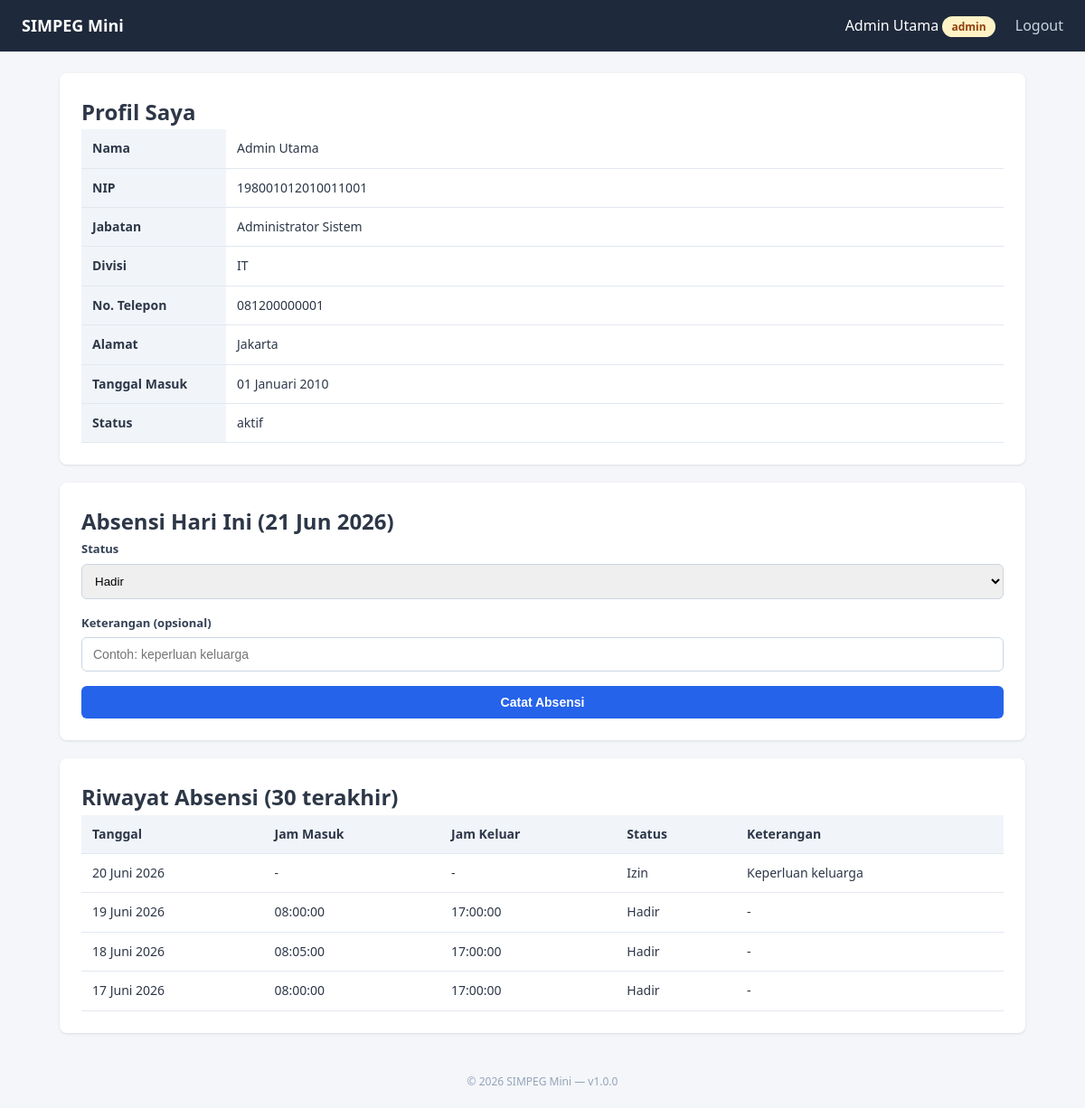
The page /modules/karyawan/dashboard.php (signed in) on the database its author committed.
### tables this page shows
CREATE TABLE pegawai (
    id              INT AUTO_INCREMENT PRIMARY KEY,
    user_id         INT NOT NULL,
    nip             VARCHAR(30) NOT NULL UNIQUE,
    jabatan         VARCHAR(100) NOT NULL,
    divisi          VARCHAR(100) NOT NULL,
    no_telepon      VARCHAR(20) NULL,
    alamat          TEXT NULL,
    tanggal_masuk   DATE NULL,
    status          ENUM('aktif', 'nonaktif', 'cuti') NOT NULL DEFAULT 'aktif',
    created_at      TIMESTAMP NOT NULL DEFAULT CURRENT_TIMESTAMP,
    updated_at      TIMESTAMP NOT NULL DEFAULT CURRENT_TIMESTAMP ON UPDATE CURRENT_TIMESTAMP,
    CONSTRAINT fk_pegawai_user
        FOREIGN KEY (user_id) REFERENCES users(id)
        ON DELETE CASCADE
);

CREATE TABLE users (
    id              INT AUTO_INCREMENT PRIMARY KEY,
    username        VARCHAR(50)  NOT NULL UNIQUE,
    password        VARCHAR(255) NOT NULL,         
    nama_lengkap    VARCHAR(100) NOT NULL,
    role            ENUM('admin', 'manager', 'karyawan') NOT NULL DEFAULT 'karyawan',
    failed_attempts INT NOT NULL DEFAULT 0,
    locked_until    DATETIME NULL,
    remember_token  VARCHAR(255) NULL,
    remember_expires DATETIME NULL,
    created_at      TIMESTAMP NOT NULL DEFAULT CURRENT_TIMESTAMP,
    updated_at      TIMESTAMP NOT NULL DEFAULT CURRENT_TIMESTAMP ON UPDATE CURRENT_TIMESTAMP
);

CREATE TABLE absensi (
    id              INT AUTO_INCREMENT PRIMARY KEY,
    pegawai_id      INT NOT NULL,
    tanggal         DATE NOT NULL,
    jam_masuk       TIME NULL,
    jam_keluar      TIME NULL,
    status          ENUM('hadir', 'izin', 'sakit', 'alpha') NOT NULL DEFAULT 'hadir',
    keterangan      VARCHAR(255) NULL,
    created_at      TIMESTAMP NOT NULL DEFAULT CURRENT_TIMESTAMP,
    CONSTRAINT fk_absensi_pegawai
        FOREIGN KEY (pegawai_id) REFERENCES pegawai(id)
        ON DELETE CASCADE,
    UNIQUE KEY unique_absen_harian (pegawai_id, tanggal)
);

### classes/Pegawai.php (called while the page is built, shortened)
<?php
class Pegawai
{
    private mysqli $db;
    public function __construct(mysqli $db)
    {
        $this->db = $db;
    }
    public function getByUserId(int $userId): ?array
    {
        $stmt = $this->db->prepare(
            "SELECT p.*, u.username, u.nama_lengkap, u.role
             FROM pegawai p
             JOIN users u ON u.id = p.user_id
             WHERE p.user_id = ? LIMIT 1"
        );
        $stmt->bind_param('i', $userId);
        $stmt->execute();
        $row = $stmt->get_result()->fetch_assoc();
        return $row ?: null;
    }
}

### includes/functions.php (called while the page is built, shortened)
<?php
function e(?string $text): string
{
    return htmlspecialchars($text ?? '', ENT_QUOTES, 'UTF-8');
}
function formatTanggalIndo(?string $date): string
{
    $bulan = [
        1 => 'Januari', 'Februari', 'Maret', 'April', 'Mei', 'Juni',
        'Juli', 'Agustus', 'September', 'Oktober', 'November', 'Desember'
    ];
    $timestamp = strtotime($date);
    return date('d', $timestamp) . ' ' . $bulan[(int) date('n', $timestamp)] . ' ' . date('Y', $timestamp);
}

### classes/Absensi.php (called while the page is built, shortened)
<?php
class Absensi
{
    private mysqli $db;
    public function __construct(mysqli $db)
    {
        $this->db = $db;
    }
    public function sudahAbsenHariIni(int $pegawaiId): bool
    {
        $today = date('Y-m-d');
        $stmt = $this->db->prepare(
            "SELECT id FROM absensi WHERE pegawai_id = ? AND tanggal = ? LIMIT 1"
        );
        $stmt->bind_param('is', $pegawaiId, $today);
        $stmt->execute();
        $found = $stmt->get_result()->fetch_assoc();
        return (bool) $found;
    }
    public function getRiwayat(int $pegawaiId, int $limit = 30): array
    {
        $stmt = $this->db->prepare(
            "SELECT * FROM absensi WHERE pegawai_id = ? ORDER BY tanggal DESC LIMIT ?"
        );
        $stmt->bind_param('ii', $pegawaiId, $limit);
        $stmt->execute();
        $rows = $stmt->get_result()->fetch_all(MYSQLI_ASSOC);
        return $rows;
    }
}

### modules/karyawan/dashboard.php (the view, shortened to what this page needs)
<?php
require_once __DIR__ . '/../../bootstrap.php';
$pegawaiModel = new Pegawai($db);
$absensiModel = new Absensi($db);
$myPegawai = $pegawaiModel->getByUserId($_SESSION['user_id']);
$sudahAbsen = $absensiModel->sudahAbsenHariIni($myPegawai['id']);
$riwayat = $absensiModel->getRiwayat($myPegawai['id'], 30);
require_once __DIR__ . '/../../includes/header.php';
?>
<div class="card">
    <h2>Profil Saya</h2>
    <table>
        <tr><th style="width:160px;">Nama</th><td><?= e($myPegawai['nama_lengkap']) ?></td></tr>
        <tr><th>NIP</th><td><?= e($myPegawai['nip']) ?></td></tr>
        <tr><th>Jabatan</th><td><?= e($myPegawai['jabatan']) ?></td></tr>
        <tr><th>Divisi</th><td><?= e($myPegawai['divisi']) ?></td></tr>
        <tr><th>No. Telepon</th><td><?= e($myPegawai['no_telepon'] ?? '-') ?></td></tr>
        <tr><th>Alamat</th><td><?= e($myPegawai['alamat'] ?? '-') ?></td></tr>
        <tr><th>Tanggal Masuk</th><td><?= formatTanggalIndo($myPegawai['tanggal_masuk']) ?></td></tr>
        <tr><th>Status</th><td><?= e($myPegawai['status']) ?></td></tr>
    </table>
</div>
<div class="card">
    <h2>Absensi Hari Ini (<?= date('d M Y') ?>)</h2>
    <?php if ($sudahAbsen): ?>
        <p>Kamu sudah mengisi absensi hari ini.</p>
        <form method="POST" action="" style="margin-top:12px; max-width:200px;">
            <?= CSRF::tokenField() ?>
            <input type="hidden" name="action" value="absen_keluar">
            <button type="submit" class="btn">Absen Keluar / Pulang</button>
        </form>
    <?php else: ?>
        <form method="POST" action="">
            <div class="form-group">
                <label>Status</label>
                <select name="status" style="width:100%; padding:10px; border:1px solid #cbd5e1; border-radius:6px;">
                    <option value="hadir">Hadir</option>
                </select>
            </div>
            <div class="form-group">
                <label>Keterangan (opsional)</label>
                <input type="text" name="keterangan" placeholder="Contoh: keperluan keluarga">
            </div>
            <button type="submit" class="btn">Catat Absensi</button>
        </form>
    <?php endif; ?>
</div>
<div class="card">
    <h2>Riwayat Absensi (30 terakhir)</h2>
    <table>
        <thead>
            <tr>
                <th>Tanggal</th><th>Jam Masuk</th><th>Jam Keluar</th><th>Status</th><th>Keterangan</th>
            </tr>
        </thead>
        <tbody>
            <?php if (empty($riwayat)): ?>
                <tr><td colspan="5">Belum ada riwayat absensi.</td></tr>
            <?php else: ?>
                <?php foreach ($riwayat as $r): ?>
                    <tr>
                        <td><?= formatTanggalIndo($r['tanggal']) ?></td>
                        <td><?= e($r['jam_masuk'] ?? '-') ?></td>
                        <td><?= e($r['jam_keluar'] ?? '-') ?></td>
                        <td><?= e(ucfirst($r['status'])) ?></td>
                        <td><?= e($r['keterangan'] ?? '-') ?></td>
                    </tr>
                <?php endforeach; ?>
            <?php endif; ?>
        </tbody>
    </table>
</div>
<?php require_once __DIR__ . '/../../includes/footer.php'; ?>

### assets/css/style.css (style rules this page uses)
* { margin: 0; padding: 0; box-sizing: border-box; }
body { font-family: 'Segoe UI', Tahoma, Geneva, Verdana, sans-serif; background-color: #f4f6f9; color: #2d3748; line-height: 1.6; }
.card { background: #fff; border-radius: 8px; box-shadow: 0 1px 3px rgba(0, 0, 0, 0.1); padding: 24px; margin-bottom: 20px; }
.form-group { margin-bottom: 16px; }
.form-group label { display: block; font-size: 13px; font-weight: 600; margin-bottom: 6px; color: #334155; }
.form-group input { width: 100%; padding: 10px 12px; border: 1px solid #cbd5e1; border-radius: 6px; font-size: 14px; }
.btn { display: inline-block; width: 100%; padding: 10px 14px; background-color: #2563eb; color: #fff; border: none; border-radius: 6px; font-size: 14px; font-weight: 600; cursor: pointer; }
table { width: 100%; border-collapse: collapse; font-size: 14px; }
table th, table td { padding: 10px 12px; border-bottom: 1px solid #e2e8f0; text-align: left; }
table th { background-color: #f1f5f9; font-weight: 600; }

### rows shown on the page
pegawai: user.nama_lengkap "Admin Utama", nip "198001012010011001", jabatan "Administrator Sistem", divisi "IT", no_telepon "081200000001", alamat "Jakarta", tanggal_masuk "01 Januari 2010", status "aktif"
absensi: tanggal "20 Juni 2026", jam_masuk "-", jam_keluar "-", status "Izin", keterangan "Keperluan keluarga"
absensi: tanggal "19 Juni 2026", jam_masuk "08:00:00", jam_keluar "17:00:00", status "Hadir", keterangan "-"
absensi: tanggal "18 Juni 2026", jam_masuk "08:05:00", jam_keluar "17:00:00", status "Hadir", keterangan "-"
absensi: tanggal "17 Juni 2026", jam_masuk "08:00:00", jam_keluar "17:00:00", status "Hadir", keterangan "-"

### other values the page prints
APP_NAME "SIMPEG Mini"
$_SESSION['nama_lengkap'] "Admin Utama"
$_SESSION['role'] "admin"
APP_VERSION "1.0.0"
